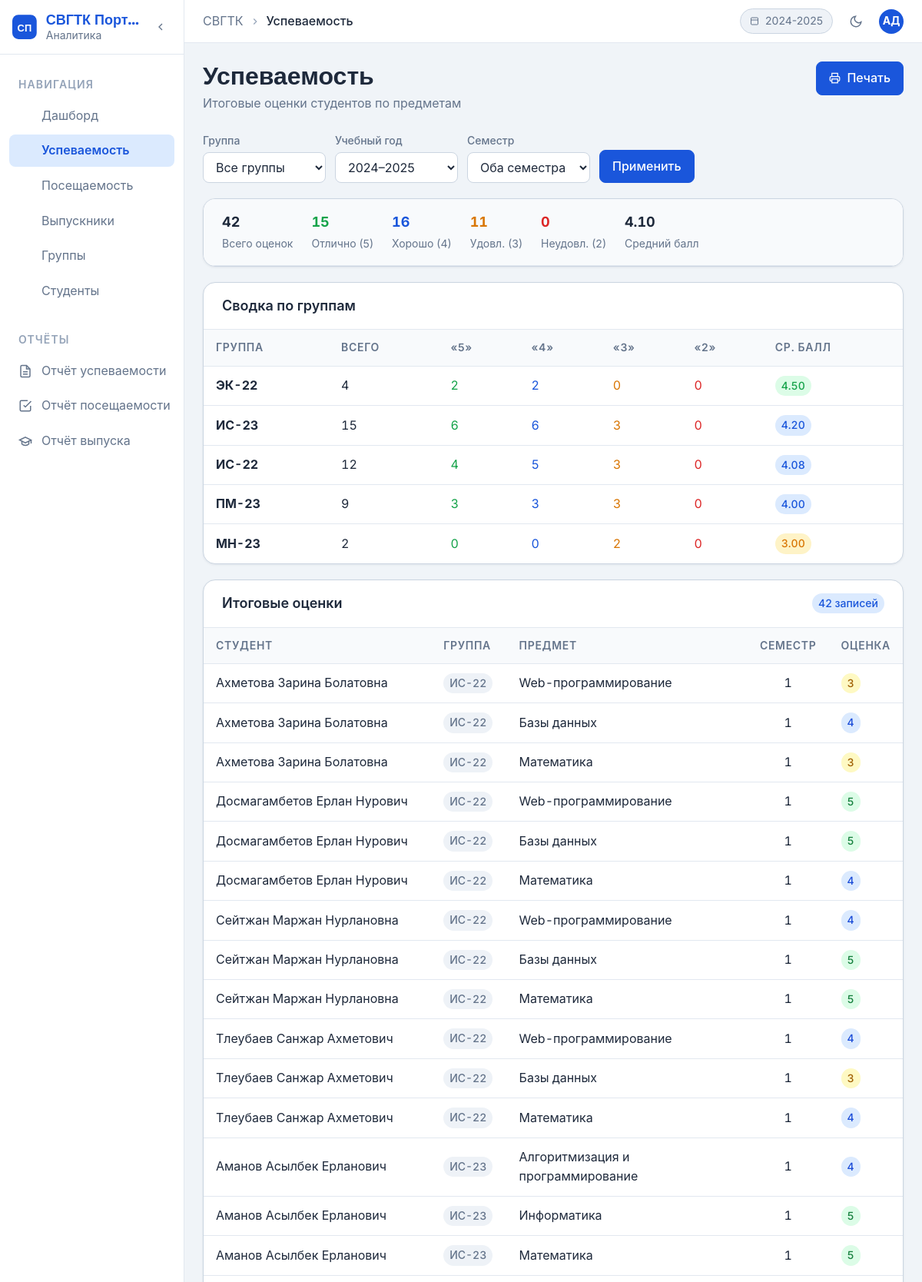
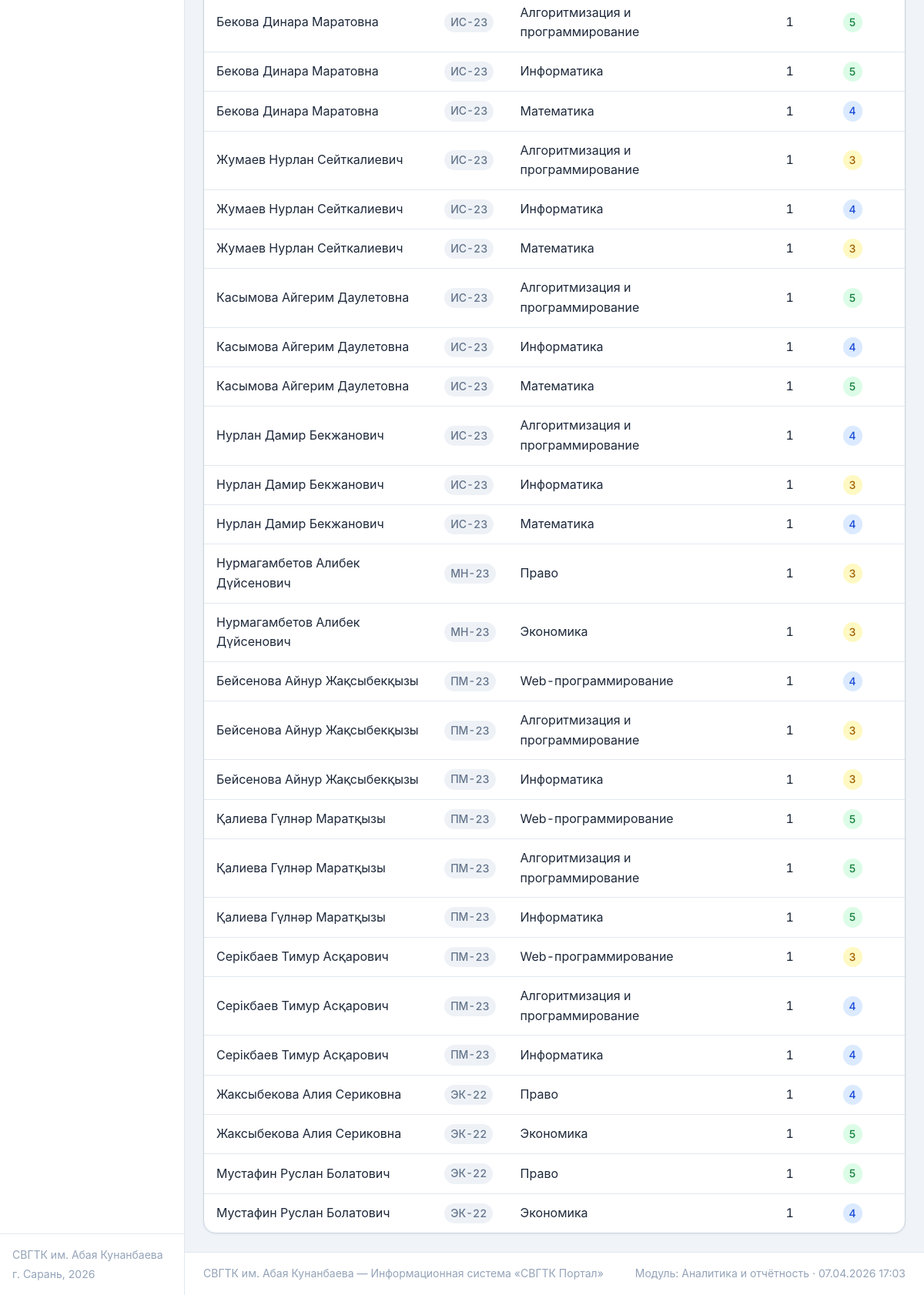
The app's page /svgtk-portal/pages/grades.php with its own data (2 pictures, top to bottom).
### tables this page shows
CREATE TABLE `grades` (
  `id` int NOT NULL,
  `student_id` int NOT NULL,
  `subject_id` int NOT NULL,
  `grade` tinyint NOT NULL,
  `grade_type` enum('current','final') DEFAULT 'final',
  `semester` tinyint DEFAULT '1',
  `academic_year` varchar(9) NOT NULL
);

CREATE TABLE `students` (
  `id` int NOT NULL,
  `full_name` varchar(150) NOT NULL,
  `group_id` int NOT NULL,
  `admission_year` int NOT NULL,
  `status` enum('active','expelled','graduated') DEFAULT 'active'
);

CREATE TABLE `groups` (
  `id` int NOT NULL,
  `name` varchar(50) NOT NULL,
  `specialty` varchar(200) NOT NULL,
  `year_start` int NOT NULL,
  `curator` varchar(150) DEFAULT NULL
);

CREATE TABLE `subjects` (
  `id` int NOT NULL,
  `name` varchar(150) NOT NULL
);

### svgtk-portal/pages/grades.php (the view, shortened to what this page needs)
<?php
$page_title = 'Успеваемость';
$pdo = getDB();
$selected_group = $_GET['group_id'] ?? '';
$selected_year  = $_GET['year']     ?? ACADEMIC_YEAR;
$where = "WHERE gr.grade_type='final' AND gr.academic_year=" . $pdo->quote($selected_year);
$rows = $pdo->query("
  SELECT s.full_name, g.name as group_name, sub.name as subject,
         gr.grade, gr.semester, gr.academic_year
  FROM grades gr
  JOIN students s   ON s.id   = gr.student_id
  JOIN `groups` g   ON g.id   = s.group_id
  JOIN subjects sub ON sub.id = gr.subject_id
  $where
  ORDER BY g.name, s.full_name, sub.name
")->fetchAll();
$summary = $pdo->query("
  SELECT COUNT(*) as total,
    SUM(gr.grade=5) as cnt5, SUM(gr.grade=4) as cnt4,
    SUM(gr.grade=3) as cnt3, SUM(gr.grade=2) as cnt2,
    ROUND(AVG(gr.grade),2) as avg_grade
  FROM grades gr
  JOIN students s ON s.id=gr.student_id
  JOIN `groups` g ON g.id=s.group_id
  $where
")->fetch();
$by_group = $pdo->query("
  SELECT g.name, COUNT(*) as total,
    SUM(gr.grade=5) as cnt5, SUM(gr.grade=4) as cnt4,
    SUM(gr.grade=3) as cnt3, SUM(gr.grade=2) as cnt2,
    ROUND(AVG(gr.grade),2) as avg_grade
  FROM grades gr
  JOIN students s ON s.id=gr.student_id
  JOIN `groups` g ON g.id=s.group_id
  $where
  GROUP BY g.id, g.name ORDER BY avg_grade DESC
")->fetchAll();
require_once '../includes/header.php';
?>
<div class="page-header">
  <div class="page-header-info">
    <h1 class="page-title">Успеваемость</h1>
    <p class="page-subtitle">Итоговые оценки студентов по предметам</p>
  </div>
  <div class="page-actions">
    <button class="btn btn-primary" onclick="window.print()">
      <svg width="15" height="15" viewBox="0 0 24 24" fill="none" stroke="currentColor" stroke-width="2">
        <polyline points="6 9 6 2 18 2 18 9"/>
        <path d="M6 18H4a2 2 0 0 1-2-2v-5a2 2 0 0 1 2-2h16a2 2 0 0 1 2 2v5a2 2 0 0 1-2 2h-2"/>
        <rect x="6" y="14" width="12" height="8"/>
      </svg>
      Печать
    </button>
  </div>
</div>
<form method="GET" class="filters-bar">
  <div class="form-group">
    <label class="form-label">Группа</label>
    <select name="group_id" class="form-control">
      <option value="">Все группы</option>
    </select>
  </div>
  <div class="form-group">
    <label class="form-label">Учебный год</label>
    <select name="year" class="form-control">
      <option value="2024-2025" <?= $selected_year=='2024-2025'?'selected':'' ?>>2024–2025</option>
    </select>
  </div>
  <div class="form-group">
    <label class="form-label">Семестр</label>
    <select name="semester" class="form-control">
      <option value="">Оба семестра</option>
    </select>
  </div>
  <div class="form-group" style="justify-content:flex-end">
    <button type="submit" class="btn btn-primary">Применить</button>
  </div>
</form>
<div class="card" style="margin-bottom:var(--space-5)">
  <div class="summary-strip">
    <div class="summary-item">
      <span class="summary-value"><?= $summary['total'] ?></span>
      <span class="summary-label">Всего оценок</span>
    </div>
    <div class="summary-item">
      <span class="summary-value" style="color:var(--color-success)"><?= $summary['cnt5'] ?></span>
      <span class="summary-label">Отлично (5)</span>
    </div>
    <div class="summary-item">
      <span class="summary-value" style="color:var(--color-primary)"><?= $summary['cnt4'] ?></span>
      <span class="summary-label">Хорошо (4)</span>
    </div>
    <div class="summary-item">
      <span class="summary-value" style="color:var(--color-warning)"><?= $summary['cnt3'] ?></span>
      <span class="summary-label">Удовл. (3)</span>
    </div>
    <div class="summary-item">
      <span class="summary-value" style="color:var(--color-error)"><?= $summary['cnt2'] ?></span>
      <span class="summary-label">Неудовл. (2)</span>
    </div>
    <div class="summary-item">
      <span class="summary-value"><?= $summary['avg_grade'] ?? '—' ?></span>
      <span class="summary-label">Средний балл</span>
    </div>
  </div>
</div>
<?php if (!$selected_group && count($by_group) > 0): ?>
<div class="card" style="margin-bottom:var(--space-5)">
  <div class="card-header"><span class="card-title">Сводка по группам</span></div>
  <div class="card-body-flush">
    <div class="table-wrapper">
      <table class="data-table">
        <thead><tr>
          <th>Группа</th><th>Всего</th><th>«5»</th><th>«4»</th><th>«3»</th><th>«2»</th><th>Ср. балл</th>
        </tr></thead>
        <tbody>
        <?php foreach($by_group as $bg): ?>
        <tr>
          <td><strong><?= htmlspecialchars($bg['name']) ?></strong></td>
          <td><?= $bg['total'] ?></td>
          <td style="color:var(--color-success)"><?= $bg['cnt5'] ?></td>
          <td style="color:var(--color-primary)"><?= $bg['cnt4'] ?></td>
          <td style="color:var(--color-warning)"><?= $bg['cnt3'] ?></td>
          <td style="color:var(--color-error)"><?= $bg['cnt2'] ?></td>
          <td>
            <span class="badge <?= $bg['avg_grade']>=4.5?'badge-green':($bg['avg_grade']>=4?'badge-blue':($bg['avg_grade']>=3?'badge-amber':'badge-red')) ?>">
              <?= $bg['avg_grade'] ?>
            </span>
          </td>
        </tr>
        <?php endforeach; ?>
        </tbody>
      </table>
    </div>
  </div>
</div>
<?php endif; ?>
<div class="card">
  <div class="card-header">
    <span class="card-title">Итоговые оценки</span>
    <span class="badge badge-blue"><?= count($rows) ?> записей</span>
  </div>
  <div class="card-body-flush">
    <div class="table-wrapper">
      <table class="data-table">
        <thead><tr>
          <th>Студент</th><th>Группа</th><th>Предмет</th><th>Семестр</th><th>Оценка</th>
        </tr></thead>
        <tbody>
        <?php if (empty($rows)): ?>
        <tr><td colspan="5" class="empty-cell">Нет данных для выбранных параметров</td></tr>
        <?php else: ?>
        <?php foreach($rows as $r): ?>
        <tr>
          <td><?= htmlspecialchars($r['full_name']) ?></td>
          <td><span class="badge badge-gray"><?= htmlspecialchars($r['group_name']) ?></span></td>
          <td><?= htmlspecialchars($r['subject']) ?></td>
          <td style="text-align:center"><?= $r['semester'] ?></td>
          <td><span class="badge grade-<?= $r['grade'] ?>"><?= $r['grade'] ?></span></td>
        </tr>
        <?php endforeach; ?>
        <?php endif; ?>
        </tbody>
      </table>
    </div>
  </div>
</div>
<?php require_once '../includes/footer.php'; ?>

### svgtk-portal/includes/header.php (shortened to what this page needs)
<?php
$depth = (strpos(str_replace('\\','/',$_SERVER['PHP_SELF']), '/pages/') !== false) ? '../' : '';
$current = basename($_SERVER['PHP_SELF'], '.php');
$nav = [
    ['href' => $depth.'index.php',            'icon' => 'home',        'label' => 'Дашборд',        'id' => 'index'],
    ['href' => $depth.'pages/grades.php',     'icon' => 'bar-chart-2', 'label' => 'Успеваемость',   'id' => 'grades'],
    ['href' => $depth.'pages/attendance.php', 'icon' => 'calendar',    'label' => 'Посещаемость',   'id' => 'attendance'],
    ['href' => $depth.'pages/graduates.php',  'icon' => 'award',       'label' => 'Выпускники',     'id' => 'graduates'],
    ['href' => $depth.'pages/groups.php',     'icon' => 'users',       'label' => 'Группы',         'id' => 'groups'],
    ['href' => $depth.'pages/students.php',   'icon' => 'user',        'label' => 'Студенты',       'id' => 'students'],
];
$icons = [
    'home'        => '<path d="M3 9l9-7 9 7v11a2 2 0 0 1-2 2H5a2 2 0 0 1-2-2z"/><polyline points="9 22 9 12 15 12 15 22"/>',
    'bar-chart-2' => '<line x1="18" y1="20" x2="18" y2="10"/><line x1="12" y1="20" x2="12" y2="4"/><line x1="6" y1="20" x2="6" y2="14"/>',
    'calendar'    => '<rect x="3" y="4" width="18" height="18" rx="2"/><line x1="3" y1="10" x2="21" y2="10"/><line x1="8" y1="2" x2="8" y2="6"/><line x1="16" y1="2" x2="16" y2="6"/>',
    'award'       => '<circle cx="12" cy="8" r="6"/><path d="M15.477 12.89L17 22l-5-3-5 3 1.523-9.11"/>',
    'users'       => '<path d="M17 21v-2a4 4 0 0 0-4-4H5a4 4 0 0 0-4 4v2"/><circle cx="9" cy="7" r="4"/><path d="M23 21v-2a4 4 0 0 0-3-3.87"/><path d="M16 3.13a4 4 0 0 1 0 7.75"/>',
    'user'        => '<path d="M20 21v-2a4 4 0 0 0-4-4H8a4 4 0 0 0-4 4v2"/><circle cx="12" cy="7" r="4"/>',
];
?>
<!DOCTYPE html>
<html lang="ru" data-theme="light">
<head>
  <link rel="stylesheet" href="<?= $depth ?>assets/style.css">
</head>
<body>
<aside class="sidebar" id="sidebar">
  <div class="sidebar-header">
    <div class="logo">
      <svg width="32" height="32" viewBox="0 0 32 32" fill="none" aria-label="СВГТК Портал">
        <rect width="32" height="32" rx="8" fill="#1a56db"/>
        <text x="16" y="22" text-anchor="middle" font-family="Montserrat,sans-serif"
              font-weight="700" font-size="13" fill="white">СП</text>
      </svg>
      <div class="logo-text">
        <span class="logo-title">СВГТК Портал</span>
        <span class="logo-sub">Аналитика</span>
      </div>
    </div>
    <button class="sidebar-toggle" id="sidebarToggle" aria-label="Свернуть меню">
      <svg width="16" height="16" viewBox="0 0 24 24" fill="none" stroke="currentColor" stroke-width="2">
        <polyline points="15 18 9 12 15 6"/>
      </svg>
    </button>
  </div>
  <nav class="sidebar-nav">
    <div class="nav-section-label">Навигация</div>
    <?php foreach($nav as $item): ?>
    <a href="<?= $item['href'] ?>" class="nav-item <?= $current === $item['id'] ? 'active' : '' ?>">
      <svg width="18" height="18" viewBox="0 0 24 24" fill="none" stroke="currentColor"
           stroke-width="2" stroke-linecap="round" stroke-linejoin="round">
        <?= $icons[$item['icon']] ?>
      </svg>
      <span><?= $item['label'] ?></span>
    </a>
    <?php endforeach; ?>
    <div class="nav-section-label" style="margin-top:var(--space-4)">Отчёты</div>
    <a href="<?= $depth ?>pages/grades.php" class="nav-item">
      <svg width="18" height="18" viewBox="0 0 24 24" fill="none" stroke="currentColor" stroke-width="2">
        <path d="M14 2H6a2 2 0 0 0-2 2v16a2 2 0 0 0 2 2h12a2 2 0 0 0 2-2V8z"/>
        <polyline points="14 2 14 8 20 8"/>
        <line x1="16" y1="13" x2="8" y2="13"/>
        <line x1="16" y1="17" x2="8" y2="17"/>
      </svg>
      <span>Отчёт успеваемости</span>
    </a>
    <a href="<?= $depth ?>pages/attendance.php" class="nav-item">
      <svg width="18" height="18" viewBox="0 0 24 24" fill="none" stroke="currentColor" stroke-width="2">
        <polyline points="9 11 12 14 22 4"/>
        <path d="M21 12v7a2 2 0 0 1-2 2H5a2 2 0 0 1-2-2V5a2 2 0 0 1 2-2h11"/>
      </svg>
      <span>Отчёт посещаемости</span>
    </a>
    <a href="<?= $depth ?>pages/graduates.php" class="nav-item">
      <svg width="18" height="18" viewBox="0 0 24 24" fill="none" stroke="currentColor" stroke-width="2">
        <path d="M22 10v6M2 10l10-5 10 5-10 5z"/>
        <path d="M6 12v5c3 3 9 3 12 0v-5"/>
      </svg>
      <span>Отчёт выпуска</span>
    </a>
  </nav>
  <div class="sidebar-footer">
    <div class="college-info">
      <span>СВГТК им. Абая Кунанбаева</span>
      <span>г. Сарань, <?= date('Y') ?></span>
    </div>
  </div>
</aside>
<div class="main-wrapper" id="mainWrapper">
  <header class="topbar">
    <div class="topbar-left">
      <div class="breadcrumb">
        <span class="breadcrumb-root">СВГТК</span>
        <svg width="14" height="14" viewBox="0 0 24 24" fill="none" stroke="currentColor" stroke-width="2">
          <polyline points="9 18 15 12 9 6"/>
        </svg>
        <span class="breadcrumb-current"><?= htmlspecialchars($page_title ?? 'Дашборд') ?></span>
      </div>
    </div>
    <div class="topbar-right">
      <div class="academic-year-badge">
        <svg width="12" height="12" viewBox="0 0 24 24" fill="none" stroke="currentColor" stroke-width="2">
          <rect x="3" y="4" width="18" height="18" rx="2"/>
          <line x1="3" y1="10" x2="21" y2="10"/>
        </svg>
        <?= ACADEMIC_YEAR ?>
      </div>
      <button class="theme-toggle" id="themeToggle" aria-label="Переключить тему">
      </button>
      <div class="user-avatar" title="Администратор">АД</div>
    </div>
  </header>
  <main class="page-content">

### svgtk-portal/includes/footer.php (shortened to what this page needs)
  </main>
  <footer class="page-footer">
    <span>СВГТК им. Абая Кунанбаева — Информационная система «СВГТК Портал»</span>
    <span>Модуль: Аналитика и отчётность · <?= date('d.m.Y H:i') ?></span>
  </footer>
</div>
</body>
</html>

### records on screen
grades: student.full_name "Ахметова Зарина Болатовна", groups.name "ИС-22", subject.name "Web-программирование", semester "1", grade "3"
grades: student.full_name "Ахметова Зарина Болатовна", groups.name "ИС-22", subject.name "Базы данных", semester "1", grade "4"
grades: student.full_name "Ахметова Зарина Болатовна", groups.name "ИС-22", subject.name "Математика", semester "1", grade "3"
grades: student.full_name "Досмагамбетов Ерлан Нурович", groups.name "ИС-22", subject.name "Web-программирование", semester "1", grade "5"
grades: student.full_name "Досмагамбетов Ерлан Нурович", groups.name "ИС-22", subject.name "Базы данных", semester "1", grade "5"
grades: student.full_name "Досмагамбетов Ерлан Нурович", groups.name "ИС-22", subject.name "Математика", semester "1", grade "4"
grades: student.full_name "Сейтжан Маржан Нурлановна", groups.name "ИС-22", subject.name "Web-программирование", semester "1", grade "4"
grades: student.full_name "Сейтжан Маржан Нурлановна", groups.name "ИС-22", subject.name "Базы данных", semester "1", grade "5"
grades: student.full_name "Сейтжан Маржан Нурлановна", groups.name "ИС-22", subject.name "Математика", semester "1", grade "5"
grades: student.full_name "Тлеубаев Санжар Ахметович", groups.name "ИС-22", subject.name "Web-программирование", semester "1", grade "4"
grades: student.full_name "Тлеубаев Санжар Ахметович", groups.name "ИС-22", subject.name "Базы данных", semester "1", grade "3"
grades: student.full_name "Тлеубаев Санжар Ахметович", groups.name "ИС-22", subject.name "Математика", semester "1", grade "4"
grades: student.full_name "Аманов Асылбек Ерланович", groups.name "ИС-23", subject.name "Алгоритмизация и программирование", semester "1", grade "4"
grades: student.full_name "Аманов Асылбек Ерланович", groups.name "ИС-23", subject.name "Информатика", semester "1", grade "5"
grades: student.full_name "Аманов Асылбек Ерланович", groups.name "ИС-23", subject.name "Математика", semester "1", grade "5"
grades: student.full_name "Бекова Динара Маратовна", groups.name "ИС-23", subject.name "Алгоритмизация и программирование", semester "1", grade "5"
grades: student.full_name "Бекова Динара Маратовна", groups.name "ИС-23", subject.name "Информатика", semester "1", grade "5"
grades: student.full_name "Бекова Динара Маратовна", groups.name "ИС-23", subject.name "Математика", semester "1", grade "4"
grades: student.full_name "Жумаев Нурлан Сейткалиевич", groups.name "ИС-23", subject.name "Алгоритмизация и программирование", semester "1", grade "3"
grades: student.full_name "Жумаев Нурлан Сейткалиевич", groups.name "ИС-23", subject.name "Информатика", semester "1", grade "4"
grades: student.full_name "Жумаев Нурлан Сейткалиевич", groups.name "ИС-23", subject.name "Математика", semester "1", grade "3"
grades: student.full_name "Касымова Айгерим Даулетовна", groups.name "ИС-23", subject.name "Алгоритмизация и программирование", semester "1", grade "5"
grades: student.full_name "Касымова Айгерим Даулетовна", groups.name "ИС-23", subject.name "Информатика", semester "1", grade "4"
grades: student.full_name "Касымова Айгерим Даулетовна", groups.name "ИС-23", subject.name "Математика", semester "1", grade "5"
grades: student.full_name "Нурлан Дамир Бекжанович", groups.name "ИС-23", subject.name "Алгоритмизация и программирование", semester "1", grade "4"
grades: student.full_name "Нурлан Дамир Бекжанович", groups.name "ИС-23", subject.name "Информатика", semester "1", grade "3"
grades: student.full_name "Нурлан Дамир Бекжанович", groups.name "ИС-23", subject.name "Математика", semester "1", grade "4"
grades: student.full_name "Нурмагамбетов Алибек Дүйсенович", groups.name "МН-23", subject.name "Право", semester "1", grade "3"
grades: student.full_name "Нурмагамбетов Алибек Дүйсенович", groups.name "МН-23", subject.name "Экономика", semester "1", grade "3"
grades: student.full_name "Бейсенова Айнур Жақсыбекқызы", groups.name "ПМ-23", subject.name "Web-программирование", semester "1", grade "4"
grades: student.full_name "Бейсенова Айнур Жақсыбекқызы", groups.name "ПМ-23", subject.name "Алгоритмизация и программирование", semester "1", grade "3"
grades: student.full_name "Бейсенова Айнур Жақсыбекқызы", groups.name "ПМ-23", subject.name "Информатика", semester "1", grade "3"
grades: student.full_name "Қалиева Гүлнәр Маратқызы", groups.name "ПМ-23", subject.name "Web-программирование", semester "1", grade "5"
grades: student.full_name "Қалиева Гүлнәр Маратқызы", groups.name "ПМ-23", subject.name "Алгоритмизация и программирование", semester "1", grade "5"
grades: student.full_name "Қалиева Гүлнәр Маратқызы", groups.name "ПМ-23", subject.name "Информатика", semester "1", grade "5"
grades: student.full_name "Серікбаев Тимур Асқарович", groups.name "ПМ-23", subject.name "Web-программирование", semester "1", grade "3"
grades: student.full_name "Серікбаев Тимур Асқарович", groups.name "ПМ-23", subject.name "Алгоритмизация и программирование", semester "1", grade "4"
grades: student.full_name "Серікбаев Тимур Асқарович", groups.name "ПМ-23", subject.name "Информатика", semester "1", grade "4"
grades: student.full_name "Жаксыбекова Алия Сериковна", groups.name "ЭК-22", subject.name "Право", semester "1", grade "4"
grades: student.full_name "Жаксыбекова Алия Сериковна", groups.name "ЭК-22", subject.name "Экономика", semester "1", grade "5"
grades: student.full_name "Мустафин Руслан Болатович", groups.name "ЭК-22", subject.name "Право", semester "1", grade "5"
grades: student.full_name "Мустафин Руслан Болатович", groups.name "ЭК-22", subject.name "Экономика", semester "1", grade "4"

### other values on screen
$item['label'] "Дашборд"
$item['label'] "Успеваемость"
$item['label'] "Посещаемость"
$item['label'] "Выпускники"
$item['label'] "Группы"
$item['label'] "Студенты"
$page_title "Успеваемость"
ACADEMIC_YEAR "2024-2025"
$summary['total'] "42"
$summary['cnt5'] "15"
$summary['cnt4'] "16"
$summary['cnt3'] "11"
$summary['cnt2'] "0"
$summary['avg_grade'] "4.10"
$bg['name'] "ЭК-22"
